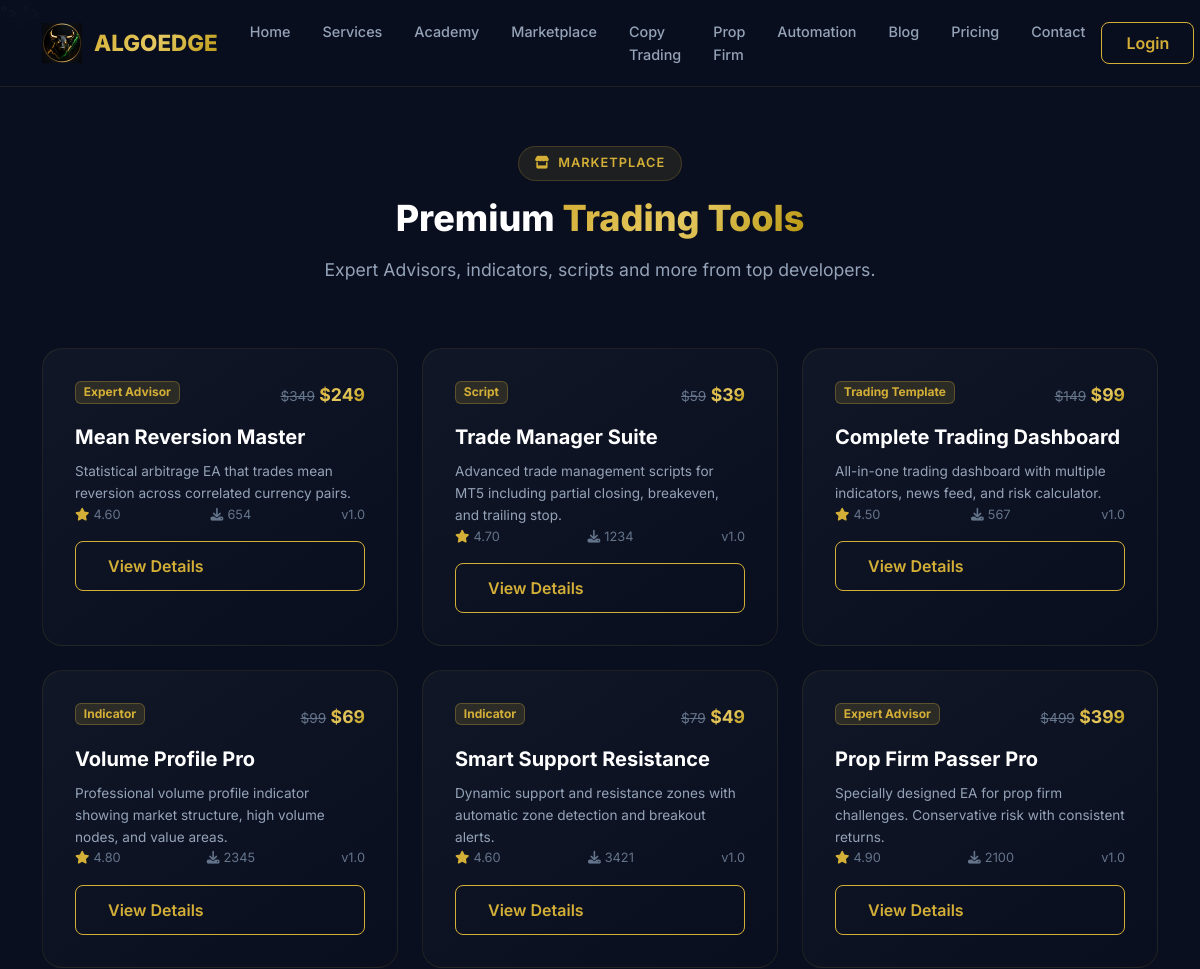
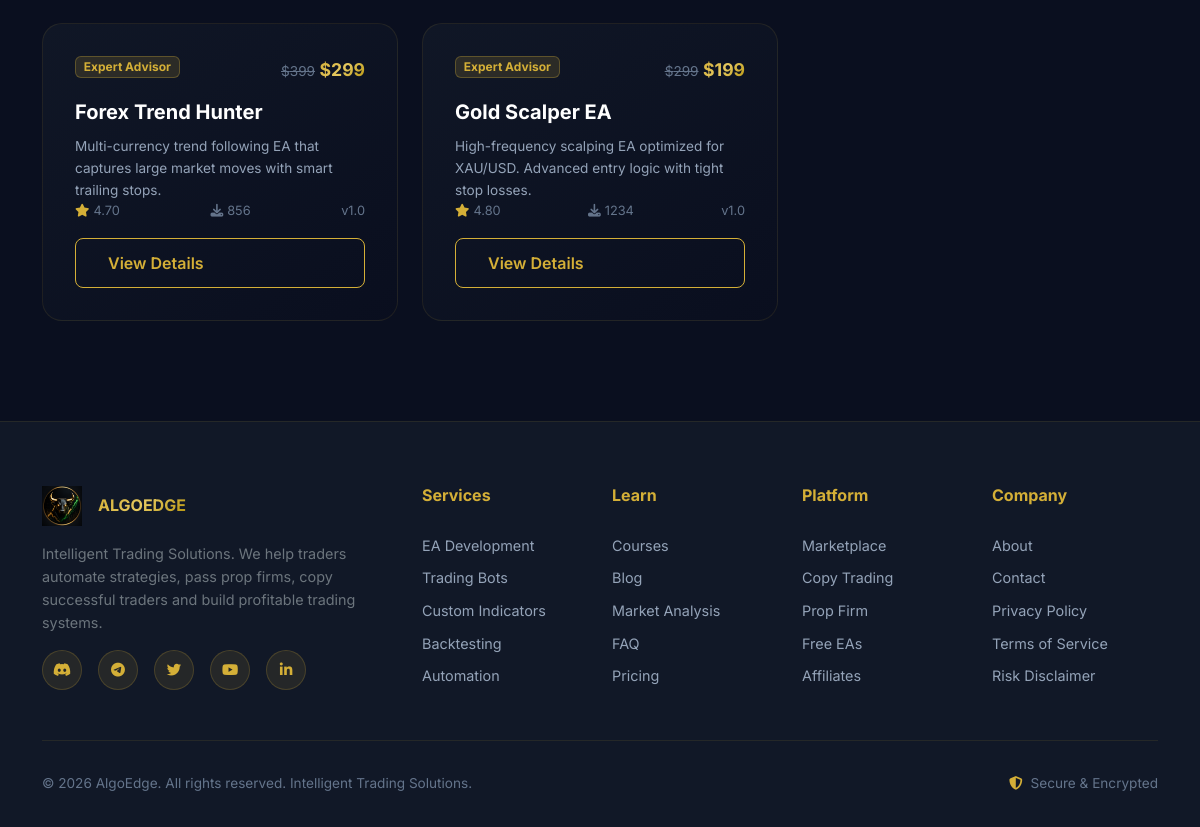
The app's page /marketplace/ with its own data (2 pictures, top to bottom).
### shop/models.py (models this page shows, shortened)
class Product(models.Model):
    PRODUCT_TYPES = [
        ('ea', 'Expert Advisor'),
        ('indicator', 'Indicator'),
        ('template', 'Trading Template'),
        ('journal', 'Trading Journal'),
        ('script', 'Script'),
        ('source', 'Source Code'),
        ('other', 'Other'),
    ]
    category = models.ForeignKey(ProductCategory, on_delete=models.CASCADE, related_name='products')
    seller = models.ForeignKey(User, on_delete=models.CASCADE, related_name='products', null=True, blank=True)
    title = models.CharField(max_length=200)
    slug = models.SlugField(unique=True)
    description = models.TextField()
    short_description = models.CharField(max_length=300)
    product_type = models.CharField(max_length=20, choices=PRODUCT_TYPES, default='ea')
    price = models.DecimalField(max_digits=10, decimal_places=2)
    sale_price = models.DecimalField(max_digits=10, decimal_places=2, null=True, blank=True)
    version = models.CharField(max_length=20, default='1.0')
    file = models.FileField(upload_to='products/files/', blank=True, null=True)
    file_size = models.CharField(max_length=20, blank=True)
    is_downloadable = models.BooleanField(default=True)
    download_count = models.IntegerField(default=0)
    rating = models.DecimalField(max_digits=3, decimal_places=2, default=0.00)
    review_count = models.IntegerField(default=0)
    is_featured = models.BooleanField(default=False)
    is_published = models.BooleanField(default=False)
    license_type = models.CharField(max_length=50, default='Single License')
    requires_broker_verification = models.BooleanField(default=False)
    created_at = models.DateTimeField(auto_now_add=True)
    updated_at = models.DateTimeField(auto_now=True)
    class Meta:
        ordering = ['-created_at']

### shop/views.py (the view)
# urls.py: path('', views.ProductListView.as_view(), name='products'),
class ProductListView(ListView):
    model = Product
    template_name = 'shop/products.html'
    context_object_name = 'products'
    paginate_by = 12
    def get_queryset(self):
        qs = Product.objects.filter(is_published=True)
        cat = self.request.GET.get('category')
        kind = self.request.GET.get('type')
        if cat: qs = qs.filter(category__slug=cat)
        if kind: qs = qs.filter(product_type=kind)
        return qs

### algoedge/context_processors.py (called while the page is built)
def site_settings(request):
    return {
        'site_name': settings.SITE_NAME,
        'site_url': settings.SITE_URL,
        'discord_link': settings.DISCORD_INVITE_LINK,
        'telegram_link': settings.TELEGRAM_INVITE_LINK,
        'broker_affiliate_link': settings.BROKER_AFFILIATE_LINK,
        'stripe_public_key': settings.STRIPE_PUBLIC_KEY,
        'og_image_default': settings.STATIC_URL + 'logos/og-image.png',
    }

def notification_count(request):
    if request.user.is_authenticated:
        count = Notification.objects.filter(user=request.user, is_read=False).count()
        return {'unread_notifications': count}
    return {'unread_notifications': 0}

### templates/shop/products.html (shortened to what this page needs)
{% extends 'base.html' %}
{% load static %}
{% block content %}
<section class="section-padding" style="padding-top:120px;">
    <div class="container">
        <div class="section-header" data-aos="fade-up">
            <div class="section-tag"><i class="fas fa-store"></i> Marketplace</div>
            <h2 class="section-title">Premium <span class="text-gradient">Trading Tools</span></h2>
            <p class="section-subtitle">Expert Advisors, indicators, scripts and more from top developers.</p>
        </div>
        <div class="row g-4">
            {% for product in products %}
            <div class="col-md-4" data-aos="fade-up">
                <div class="card-glass h-100">
                    <div class="d-flex justify-content-between align-items-start mb-3">
                        <span class="badge badge-gold">{{ product.get_product_type_display }}</span>
                        <div>
                            {% if product.sale_price %}
                            <span style="text-decoration:line-through;color:var(--text-muted);font-size:0.85rem;">${{ product.price|floatformat:0 }}</span>
                            <span class="text-gradient" style="font-weight:700;font-size:1.1rem;">${{ product.sale_price|floatformat:0 }}</span>
                            {% else %}
                            <span class="text-gradient" style="font-weight:700;font-size:1.1rem;">${{ product.price|floatformat:0 }}</span>
                            {% endif %}
                        </div>
                    </div>
                    <h5>{{ product.title }}</h5>
                    <p style="font-size:0.85rem;color:var(--text-secondary);">{{ product.short_description }}</p>
                    <div class="d-flex justify-content-between align-items-center mt-auto" style="font-size:0.8rem;color:var(--text-muted);">
                        <span><i class="fas fa-star me-1" style="color:var(--accent-gold);"></i>{{ product.rating }}</span>
                        <span><i class="fas fa-download me-1"></i>{{ product.download_count }}</span>
                        <span>v{{ product.version }}</span>
                    </div>
                    <a href="{% url 'shop:product_detail' slug=product.slug %}" class="btn btn-outline-gold w-100 mt-3">View Details</a>
                </div>
            </div>
            {% empty %}
            <div class="col-12 text-center" style="color:var(--text-muted);">
                <i class="fas fa-store" style="font-size:3rem;margin-bottom:1rem;"></i>
                <p>Products are being added. Check back soon!</p>
            </div>
            {% endfor %}
        </div>
    </div>
</section>
{% endblock %}

### static/css/style.css (style rules this page uses)
:root { --primary: #0A0F1F; --secondary: #111827; --accent-gold: #D4AF37; --accent-gold-light: #E5C85F; --accent-gold-dark: #B8960F; --success: #00C853; --success-dark: #009624; --text-primary: #FFFFFF; --text-secondary: #94A3B8; --text-muted: #64748B; --border-color: rgba(212, 175, 55, 0.15); --glass-bg: rgba(17, 24, 39, 0.8); --glass-border: rgba(212, 175, 55, 0.1); --card-bg: rgba(17, 24, 39, 0.9); --gradient-primary: linear-gradient(135deg, #0A0F1F 0%, #111827 50%, #0A0F1F 100%); --gradient-gold: linear-gradient(135deg, #D4AF37 0%, #E5C85F 50%, #B8960F 100%); --gradient-card: linear-gradient(145deg, rgba(17, 24, 39, 0.95), rgba(10, 15, 31, 0.95)); --shadow-glow: 0 0 30px rgba(212, 175, 55, 0.1); --shadow-card: 0 8px 32px rgba(0, 0, 0, 0.3); --radius-sm: 8px; --radius-md: 12px; --radius-lg: 20px; --radius-xl: 24px; --font-primary: 'Inter', -apple-system, BlinkMacSystemFont, sans-serif; --font-mono: 'JetBrains Mono', monospace; --transition: all 0.3s cubic-bezier(0.4, 0, 0.2, 1); }
* { margin: 0; padding: 0; box-sizing: border-box; }
body { font-family: var(--font-primary); background: var(--primary); color: var(--text-primary); overflow-x: hidden; line-height: 1.6; }
.text-gradient { background: var(--gradient-gold); -webkit-background-clip: text; -webkit-text-fill-color: transparent; background-clip: text; }
.btn-outline-gold { background: transparent; color: var(--accent-gold); border: 1.5px solid var(--accent-gold); padding: 0.75rem 2rem; border-radius: var(--radius-sm); transition: var(--transition); text-decoration: none; display: inline-flex; align-items: center; gap: 8px; font-weight: 600; }
.section-padding { padding: 100px 0; }
.section-title { font-size: clamp(1.75rem, 3vw, 2.5rem); font-weight: 800; margin-bottom: 1rem; }
.section-subtitle { color: var(--text-secondary); font-size: 1.1rem; max-width: 600px; margin: 0 auto 3rem; }
.section-header { text-align: center; margin-bottom: 4rem; }
.section-tag { display: inline-flex; align-items: center; gap: 8px; background: rgba(212, 175, 55, 0.1); border: 1px solid rgba(212, 175, 55, 0.2); padding: 0.4rem 1rem; border-radius: 50px; font-size: 0.8rem; color: var(--accent-gold); margin-bottom: 1rem; text-transform: uppercase; letter-spacing: 1px; font-weight: 600; }
.card-glass { background: var(--gradient-card); border: 1px solid var(--glass-border); border-radius: var(--radius-lg); padding: 2rem; transition: var(--transition); position: relative; overflow: hidden; }
.card-glass::before { content: ''; position: absolute; top: 0; left: 0; right: 0; height: 2px; background: var(--gradient-gold); opacity: 0; transition: var(--transition); }
.card-glass h5 { font-weight: 700; margin-bottom: 0.75rem; }
.card-glass p { color: var(--text-secondary); font-size: 0.9rem; margin: 0; }
.badge-gold { background: rgba(212, 175, 55, 0.15); color: var(--accent-gold); border: 1px solid rgba(212, 175, 55, 0.3); }

### records on screen
Product: product_type "Expert Advisor", price "349", sale_price "249", title "Mean Reversion Master", short_description "Statistical arbitrage EA that trades mean reversion across correlated currency pairs.", rating "4.60", download_count "654", version "1.0"
Product: product_type "Script", price "59", sale_price "39", title "Trade Manager Suite", short_description "Advanced trade management scripts for MT5 including partial closing, breakeven, and trailing stop.", rating "4.70", download_count "1234", version "1.0"
Product: product_type "Trading Template", price "149", sale_price "99", title "Complete Trading Dashboard", short_description "All-in-one trading dashboard with multiple indicators, news feed, and risk calculator.", rating "4.50", download_count "567", version "1.0"
Product: product_type "Indicator", price "99", sale_price "69", title "Volume Profile Pro", short_description "Professional volume profile indicator showing market structure, high volume nodes, and value areas.", rating "4.80", download_count "2345", version "1.0"
Product: product_type "Indicator", price "79", sale_price "49", title "Smart Support Resistance", short_description "Dynamic support and resistance zones with automatic zone detection and breakout alerts.", rating "4.60", download_count "3421", version "1.0"
Product: product_type "Expert Advisor", price "499", sale_price "399", title "Prop Firm Passer Pro", short_description "Specially designed EA for prop firm challenges. Conservative risk with consistent returns.", rating "4.90", download_count "2100", version "1.0"
Product: product_type "Expert Advisor", price "399", sale_price "299", title "Forex Trend Hunter", short_description "Multi-currency trend following EA that captures large market moves with smart trailing stops.", rating "4.70", download_count "856", version "1.0"
Product: product_type "Expert Advisor", price "299", sale_price "199", title "Gold Scalper EA", short_description "High-frequency scalping EA optimized for XAU/USD. Advanced entry logic with tight stop losses.", rating "4.80", download_count "1234", version "1.0"
